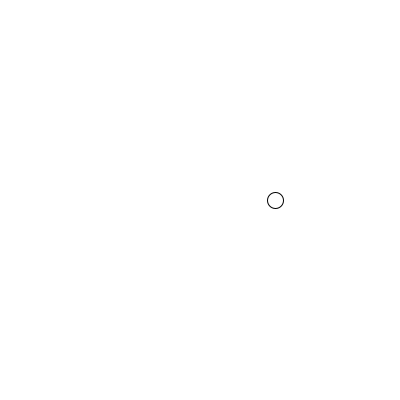
Frame 1 (no input)
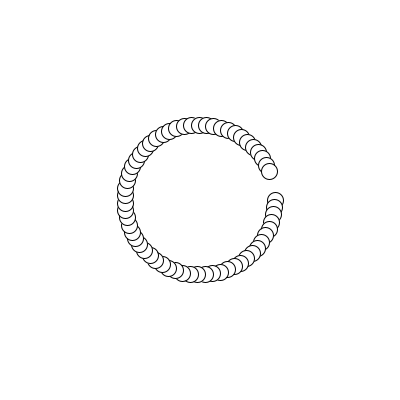
Frame 60 (the mouse pressed at the canvas centre just before this capture)
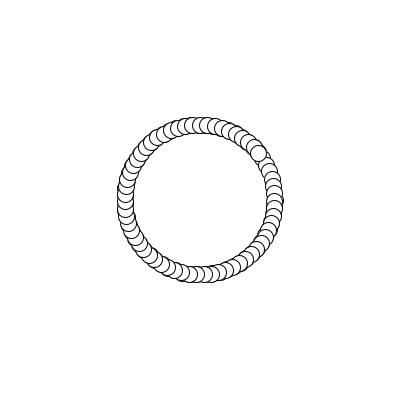
Frame 120 (the mouse held since frame 60 and released just before this capture)

The Processing sketch that drew these frames (run headless with seeded random() and noise(); from frame 60 on, the mouse is pressed at the canvas centre):

// Processing sketch: processing_183356
// ── processing_183356.pde

float r = 75;
float theta = 0;

void setup()
{
  size(400, 400);
  background(255);
  smooth();
  //offset 0,0 to be in the center of the screen
 

}

void draw()
{
    translate(width/2, height/2);
    float x = r* cos(theta);
    float y = r * sin (theta);
    stroke(0);
    //fill(0);
    ellipse(x, y,16,16);
    theta += 0.1;
}

void mouseDragged()
{
// code that happens when the mouse moves
// with the button down
}

void mousePressed()
{
// code that happens when the mouse button
// is pressed
}

void mouseReleased()
{
// code that happens when the mouse button
// is released
}
